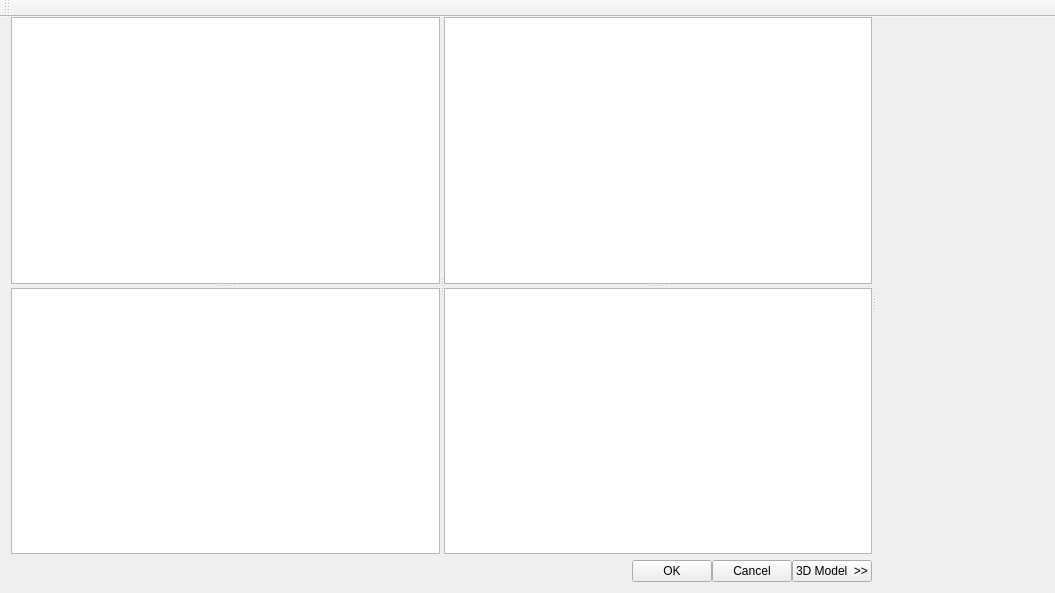
<?xml version="1.0" encoding="UTF-8"?>
<ui version="4.0">
 <class>MainWindow</class>
 <widget class="QMainWindow" name="MainWindow">
  <property name="geometry">
   <rect>
    <x>0</x>
    <y>0</y>
    <width>1055</width>
    <height>593</height>
   </rect>
  </property>
  <property name="windowTitle">
   <string>MainWindow</string>
  </property>
  <widget class="QWidget" name="centralWidget">
   <layout class="QHBoxLayout" name="horizontalLayout">
    <property name="topMargin">
     <number>0</number>
    </property>
    <item>
     <widget class="QSplitter" name="splitter">
      <property name="orientation">
       <enum>Qt::Horizontal</enum>
      </property>
      <widget class="QWidget" name="widget" native="true">
       <layout class="QVBoxLayout" name="verticalLayout">
        <property name="spacing">
         <number>0</number>
        </property>
        <property name="leftMargin">
         <number>0</number>
        </property>
        <property name="topMargin">
         <number>0</number>
        </property>
        <property name="rightMargin">
         <number>0</number>
        </property>
        <property name="bottomMargin">
         <number>0</number>
        </property>
        <item>
         <widget class="QWidget" name="widget_2" native="true">
          <layout class="QHBoxLayout" name="horizontalLayout_3">
           <property name="spacing">
            <number>0</number>
           </property>
           <property name="leftMargin">
            <number>0</number>
           </property>
           <property name="topMargin">
            <number>0</number>
           </property>
           <property name="rightMargin">
            <number>0</number>
           </property>
           <property name="bottomMargin">
            <number>0</number>
           </property>
           <item>
            <widget class="QSplitter" name="splitter_2">
             <property name="orientation">
              <enum>Qt::Horizontal</enum>
             </property>
             <widget class="QWidget" name="wClasses" native="true">
              <layout class="QVBoxLayout" name="verticalLayout_2">
               <property name="spacing">
                <number>0</number>
               </property>
               <property name="leftMargin">
                <number>0</number>
               </property>
               <property name="topMargin">
                <number>0</number>
               </property>
               <property name="rightMargin">
                <number>0</number>
               </property>
               <property name="bottomMargin">
                <number>0</number>
               </property>
               <item>
                <widget class="QSplitter" name="splitterLeft">
                 <property name="orientation">
                  <enum>Qt::Vertical</enum>
                 </property>
                 <widget class="QTreeView" name="tVImplants"/>
                 <widget class="QTreeView" name="tVAbutments"/>
                </widget>
               </item>
              </layout>
             </widget>
             <widget class="QWidget" name="wObjects" native="true">
              <layout class="QVBoxLayout" name="verticalLayout_3">
               <property name="spacing">
                <number>0</number>
               </property>
               <property name="leftMargin">
                <number>0</number>
               </property>
               <property name="topMargin">
                <number>0</number>
               </property>
               <property name="rightMargin">
                <number>0</number>
               </property>
               <property name="bottomMargin">
                <number>0</number>
               </property>
               <item>
                <widget class="QSplitter" name="splitterRight">
                 <property name="orientation">
                  <enum>Qt::Vertical</enum>
                 </property>
                 <widget class="QTableView" name="tabVImplants"/>
                 <widget class="QTableView" name="tabVAbutments"/>
                </widget>
               </item>
              </layout>
             </widget>
            </widget>
           </item>
          </layout>
         </widget>
        </item>
        <item>
         <widget class="QWidget" name="wButtons" native="true">
          <property name="sizePolicy">
           <sizepolicy hsizetype="Preferred" vsizetype="Fixed">
            <horstretch>0</horstretch>
            <verstretch>0</verstretch>
           </sizepolicy>
          </property>
          <layout class="QHBoxLayout" name="horizontalLayout_2">
           <property name="spacing">
            <number>0</number>
           </property>
           <property name="leftMargin">
            <number>0</number>
           </property>
           <property name="topMargin">
            <number>6</number>
           </property>
           <property name="rightMargin">
            <number>0</number>
           </property>
           <property name="bottomMargin">
            <number>0</number>
           </property>
           <item>
            <spacer name="horizontalSpacer">
             <property name="orientation">
              <enum>Qt::Horizontal</enum>
             </property>
             <property name="sizeHint" stdset="0">
              <size>
               <width>40</width>
               <height>20</height>
              </size>
             </property>
            </spacer>
           </item>
           <item>
            <widget class="QPushButton" name="pBOK">
             <property name="text">
              <string>OK</string>
             </property>
            </widget>
           </item>
           <item>
            <widget class="QPushButton" name="pBCancel">
             <property name="text">
              <string>Cancel</string>
             </property>
            </widget>
           </item>
           <item>
            <widget class="QPushButton" name="pB3DModel">
             <property name="toolTip">
              <string>View/Hide  3D Model</string>
             </property>
             <property name="text">
              <string>3D Model  &gt;&gt;</string>
             </property>
            </widget>
           </item>
          </layout>
         </widget>
        </item>
       </layout>
      </widget>
      <widget class="QWidget" name="wOpenGL" native="true"/>
     </widget>
    </item>
   </layout>
  </widget>
  <widget class="QToolBar" name="mainToolBar">
   <property name="movable">
    <bool>true</bool>
   </property>
   <attribute name="toolBarArea">
    <enum>TopToolBarArea</enum>
   </attribute>
   <attribute name="toolBarBreak">
    <bool>false</bool>
   </attribute>
  </widget>
 </widget>
 <layoutdefault spacing="6" margin="11"/>
 <resources/>
 <connections>
  <connection>
   <sender>pB3DModel</sender>
   <signal>clicked()</signal>
   <receiver>wOpenGL</receiver>
   <slot>hide()</slot>
   <hints>
    <hint type="sourcelabel">
     <x>646</x>
     <y>482</y>
    </hint>
    <hint type="destinationlabel">
     <x>745</x>
     <y>427</y>
    </hint>
   </hints>
  </connection>
 </connections>
</ui>
